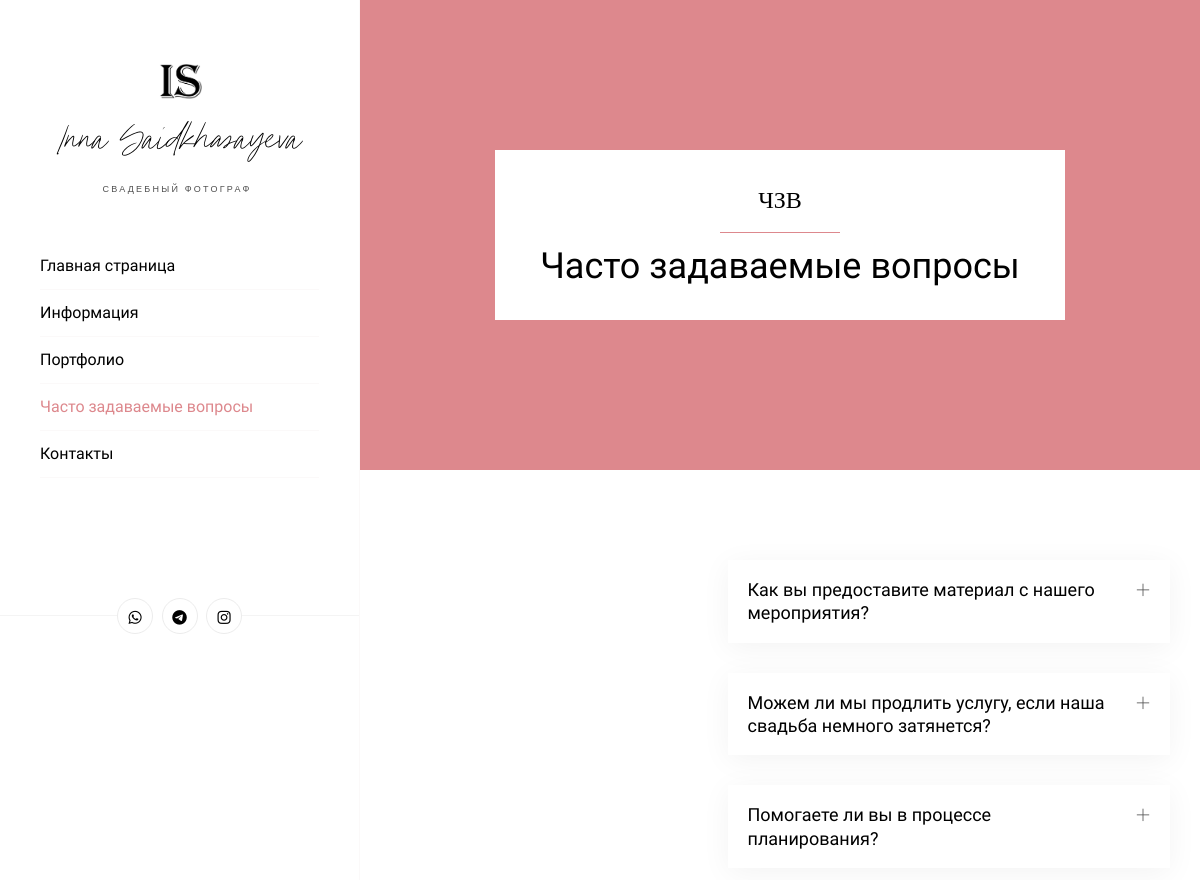
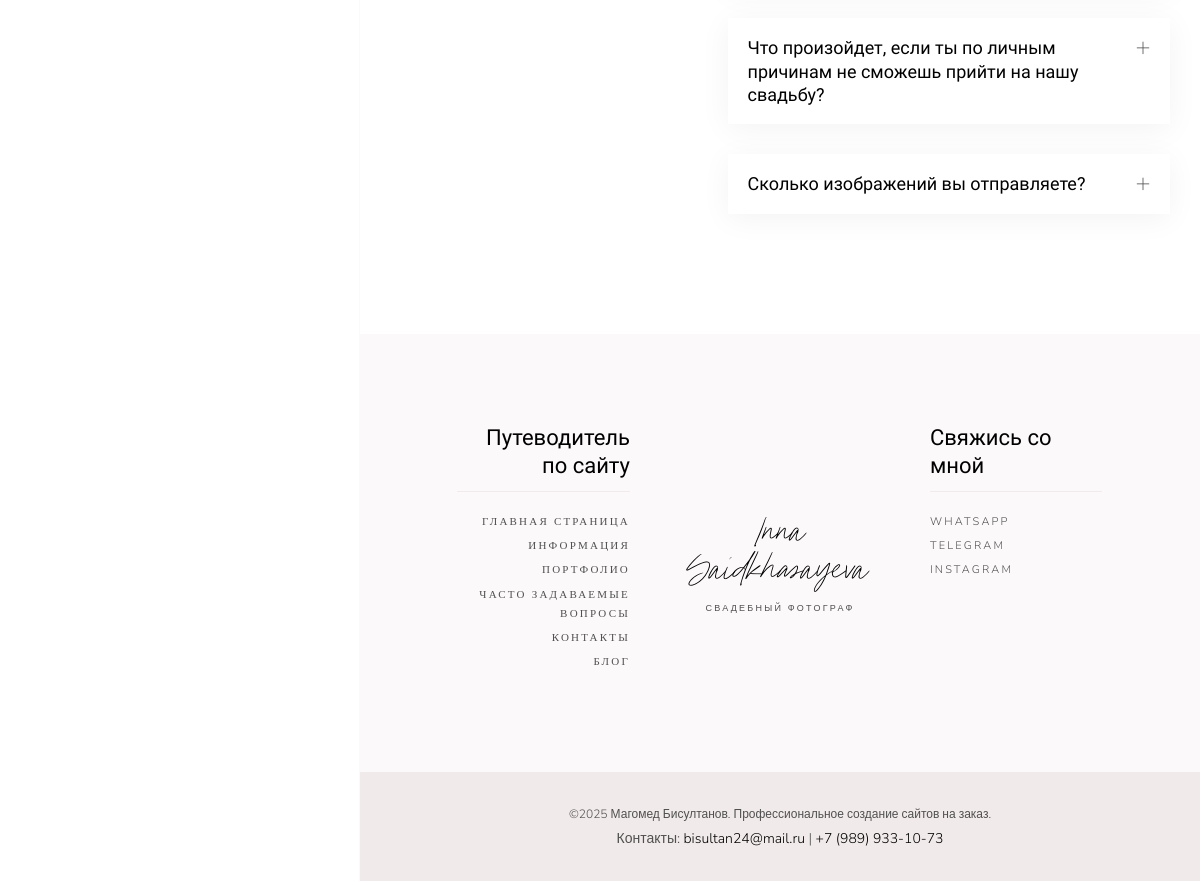
The page /faqs/ on the database its author committed (2 pictures, top to bottom).
### portfolio_app/models.py (models this page shows, shortened)
class Question(models.Model):
    question_faq = models.CharField('Вопрос', max_length=150)
    answer_faq = models.CharField('Ответ', max_length=400)
    class Meta:
        verbose_name = 'Вопрос'
        verbose_name_plural = 'Вопросы'

### portfolio_app/views.py (the view)
# urls.py: path('faqs/', views.faqs, name='faqs'),
def faqs(request):
    questions = Question.objects.all()
    return render(request, 'portfolio_app/faqs.html', {'current_page': 'faqs', 'questions': questions})

### portfolio_app/templates/portfolio_app/faqs.html (shortened to what this page needs)
{% extends 'portfolio_app/base.html' %}
{% block content %}
{% load static %}
    <div id="ckarla-main">
    <div class="ready banner-padding bg-img" data-overlay-light="0" data-background="{% static 'images/1920x1080-no.jpg' %}">
        <div class="container">
            <div class="row">
                <div class="col-md-12">
                    <div class="cat text-center animate-box fadeInUp animated" data-animate-effect="fadeInUp"> <span>ЧЗВ</span>
                        <hr class="line line-hr-center">
                        <h1>Часто задаваемые вопросы</h1>
                    </div>
                </div>
            </div>
        </div>
    </div>
    <div class="section-padding">
        <div class="container">
            <div class="row">
                <div class="col-md-5">
                    <div class="karla-about-img mb-30">
                    </div>
                </div>
                <div class="col-md-7 faqs-accordion">
                    <div class="accordion">
                                {% for question in questions %}
                                <div class="item">
                                    <div class="title">
                                        <h6>{{ question.question_faq }}</h6> </div>
                                </div>
                                {% endfor %}
                            </div>
                </div>
            </div>
        </div>
    </div>
    {% endblock %}

### static/css/style.css (style rules this page uses)
body { color: #505050; line-height: 1.75; font-size: 14px; font-family: 'Nunito Sans', sans-serif; font-weight: 300; }
h1 { font-size: 40px; line-height: 1.3em; font-weight: 400; font-family: 'Old Standard TT', serif; color: #000; }
h2, h3, h4, h5, h6 { line-height: 1.3; font-weight: 400; font-family: 'Old Standard TT', serif; color: #000; }
.container { padding-right: 30px; padding-left: 30px; }
.js .animate-box { opacity: 0; }
.bg-img { background-size: cover; background-repeat: no-repeat; }
.mb-30 { margin-bottom: 30px; }
.banner-padding { padding: 150px 0; background-position: center center; }
.banner-padding .cat { background: #fff; color: #dd888d; padding: 30px 45px; width: fit-content; margin: 0 auto; }
.banner-padding h1 { font-size: 36px; line-height: 1.3em; font-weight: 400; font-family: 'Old Standard TT', serif; color: #000; margin-bottom: 0; }
.banner-padding span { font-family: 'Paris Script'; font-weight: 400; font-style: normal; font-size: 24px; color: #000; margin-bottom: 0; }
.section-padding { position: relative; padding: 90px 0; }
hr { margin-top: 10px; margin-bottom: 10px; }
.line-hr-center { width: 120px; border-top: 1px solid #dd888d; }
#ckarla-main { width: 79.2%; float: right; -webkit-transition: 0.5s; -o-transition: 0.5s; transition: 0.5s; }
@media screen and (max-width: 1200px) { #ckarla-main { width: 70%; } }
.karla-about-img { position: relative; }
.faqs-accordion .accordion .item { margin-bottom: 30px; }
.faqs-accordion .accordion .title { padding: 18px 60px 18px 20px; background: #fff; -webkit-box-shadow: 0px 5px 30px rgba(0, 0, 0, 0.05); box-shadow: 0px 5px 30px rgba(0, 0, 0, 0.05); cursor: pointer; position: relative; }
.faqs-accordion .accordion .title:after { content: '\e61a'; font-family: 'themify'; font-weight: normal; font-size: 14px; position: absolute; top: 18px; right: 20px; }
.faqs-accordion .accordion .title h6 { font-size: 18px; margin-bottom: 0; }
[data-overlay-dark], [data-overlay-light] { position: relative; }
[data-overlay-dark] .container, [data-overlay-light] .container { position: relative; z-index: 2; }
[data-overlay-dark]:before, [data-overlay-light]:before { content: ''; position: absolute; width: 100%; height: 100%; top: 0; left: 0; z-index: 1; }
[data-overlay-light]:before { background: #fff; }
[data-overlay-dark="0"]:before, [data-overlay-light="0"]:before { opacity: 0; }

### rows shown on the page
Question: question_faq "Как вы предоставите материал с нашего мероприятия?"
Question: question_faq "Можем ли мы продлить услугу, если наша свадьба немного затянется?"
Question: question_faq "Помогаете ли вы в процессе планирования?"
Question: question_faq "Что произойдет, если ты по личным причинам не сможешь прийти на нашу свадьбу?"
Question: question_faq "Сколько изображений вы отправляете?"
